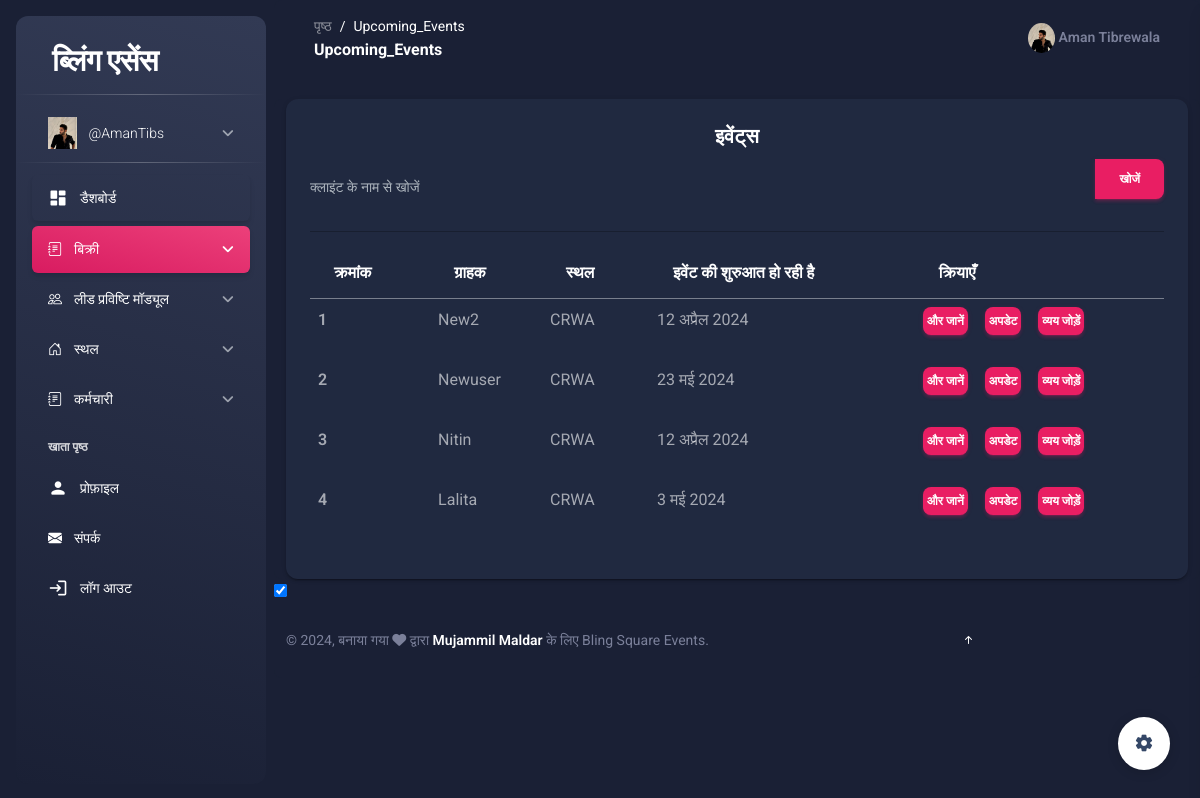
The app's page /Upcoming_Events (signed in) with its own data.
### dashboard/models.py (models this page shows, shortened)
class CustomUser(AbstractUser):
    GENDER_CHOICES = (
        ('male', 'Male'),
        ('female', 'Female'),
    )
    USER_ROLES = (
        ('employee', 'Employee'),
        ('admin', 'Admin'),
        ('hr', 'HR'),
        ('manager', 'Manager'),
        ('intern', 'Intern'),
    )
    category = models.CharField(max_length=20, choices=USER_ROLES, default='employee')
    photo = models.ImageField(upload_to='photos/')
    gender = models.CharField(max_length=6, choices=GENDER_CHOICES)
    dob = models.DateField(default=datetime.date.today)
    joiningdate = models.DateField(default=datetime.date.today)
    address = models.TextField()
    designation = models.CharField(max_length=100)
    mobileno = models.CharField(max_length=11, unique=True)
    active = models.BooleanField(default=True)  # Track active status
    last_activity = models.DateTimeField(auto_now=True)  # Track last activity timestamp

class Event(models.Model):
    STATUS_CHOICES = (
        ('scheduled', 'Scheduled'),
        ('ongoing', 'Ongoing'),
        ('completed', 'Completed'),
        ('cancelled', 'Cancelled'),
    )
    PAYMENT_CHOICES = (
        ('cash', 'Cash'),
        ('cheque', 'Cheque'),
        ('online', 'Online'),
        ('not_yet_decided', 'Not Yet Decided'),
    )
    TYPE_OF_EVENT_CHOICES = (
        ('conference', 'Conference'),
        ('seminar', 'Seminar'),
        ('workshop', 'Workshop'),
        ('meeting', 'Meeting'),
        ('party', 'Party'),
        ('marriage', 'Marriage'),
        ('haldi', 'Haldi'),
        ('mehendi', 'Mehendi'),
        ('baby_shower', 'Baby Shower'),
        ('other', 'Other'),
    )
    client = models.ForeignKey(Client, on_delete=models.CASCADE)
    venue = models.ForeignKey(Venue, on_delete=models.CASCADE)  # Link Event to Venue
    start_date = models.DateField(default=timezone.now)
    end_date = models.DateField(default=timezone.now)
    type_of_event = models.CharField(max_length=50, choices=TYPE_OF_EVENT_CHOICES)
    status = models.CharField(max_length=20, choices=STATUS_CHOICES, default='scheduled')
    mode_of_payment = models.CharField(max_length=20, choices=PAYMENT_CHOICES, default='not_yet')

class Client(models.Model):
    name = models.CharField(max_length=100)
    number = models.BigIntegerField(unique = True)
    email = models.EmailField(unique=True)
    bookings_count = models.PositiveIntegerField(default=0)  # Track number of bookings
    leadperson = models.BooleanField(default=False)

class Venue(models.Model):
    name = models.CharField(max_length=100)
    address = models.TextField(max_length=200)
    capacity = models.PositiveIntegerField()
    def __str__(self):
        return self.name

class UserSettings(models.Model):
    user = models.OneToOneField(CustomUser, on_delete=models.CASCADE)
    data_completion_percentage = models.PositiveIntegerField(default=0)
    selected_theme = models.CharField(max_length=20, choices=settings.THEME_CHOICES, default='light')

### dashboard/sales/sales_views.py (the view)
# urls.py: path('Upcoming_Events', views.upcoming_events, name='upcoming_events'),
@login_required(login_url="/login")
def upcoming_events(request):
    context = {}
    search_query = request.GET.get('q', '').strip()  # Get the search query from the request and remove whitespace
    now = timezone.now().date()  # Get the current date
    search_fields = ['client__name', 'venue__name', 'type_of_event', 'status', 'mode_of_payment']
    query = Q()
    for field in search_fields:
        query |= Q(**{f'{field}__icontains': search_query})
    upcoming_events = Event.objects.filter(query, start_date__gt=now).select_related('client', 'venue')
    context['name'] = 'upcoming events'
    context['events'] = upcoming_events
    context['search_query'] = search_query  # Pass the search query to the template
    return render(request, "all_events.html", context)

### middlewar/theme.py (called while the page is built)
    def __call__(self, request):
        response = self.get_response(request)
        if 'theme' in request.COOKIES:
            theme = request.COOKIES['theme']
            if theme == 'dark':
                response.set_cookie('theme', 'dark')
            else:
                response.set_cookie('theme', 'light')
        else:
            response.set_cookie('theme', 'light')
        return response

### template/all_events.html (shortened to what this page needs)
{% extends 'base.html' %}
{% load static %}
{% load i18n %}
{% block main %}
<main class="main-content position-relative max-height-vh-100 h-100 border-radius-lg " style="text-transform: capitalize;">
    <div class="container mt-4">
        <div class="card recent-sales overflow-auto">
            <div class="card-body">
                <h5 class="card-title text-center">{% trans "Events" %}</h5>
                <form method="get" class="mb-3">
                    <div class="input-group ">
                        <input type="text" class="form-control" name="q" placeholder="{% trans "Search by client name" %}" value="{{ search_query }}">
                        <button type="submit" class="btn btn-primary">{% trans "Search" %}</button>
                    </div>
                    <hr style="height: 1.5px; background: #000;">
                </form>
                <table class="table table-borderless datatable">
                    <thead>
                        <tr>
                            <th scope="col">{% trans "Sr.No" %}</th>
                            <th scope="col">{% trans "Client" %}</th>
                            <th scope="col">{% trans "Venue" %}</th>
                            <th scope="col">{% trans "Event Start On" %}</th>
                            <th scope="col">{% trans "Actions" %}</th>
                        </tr>
                    </thead>
                    <tbody>
                        {% for event in events %}
                        {% if event.client.leadperson == False %}
                        <tr>
                            <th scope="row">{{ forloop.counter }}</th>
                            <td>{{ event.client.name }}</td>
                            <td>{{ event.venue }}</td>
                            <td>{{ event.start_date }}</td>
                            <td>
                                <a href="/event_detail/{{event.id}}/" class="btn btn-primary p-1" style="margin-right: 13px;">{% trans "Know more" %}</a>
                                <a href="/update_event/{{event.id}}" class="btn btn-primary p-1" style="margin-right: 13px;">{% trans "Update" %}</a>
                                <a href="/add_expense/{{event.id}}" class="btn btn-primary p-1">{% trans "Add Expense" %}</a>
                            </td>
                        </tr>
                        {% endif %}
                        {% empty %}
                        <tr>
                            <td colspan="5">{% trans "No events found." %}</td>
                        </tr>
                        {% endfor %}
                    </tbody>
                </table>
            </div>
        </div>
    </div>
</main>
{% endblock main %}

### template/base.html (shortened to what this page needs)
{% include 'header.html' %}
{% include 'aside.html' %}
{% load i18n %}
<main class="main-content position-relative max-height-vh-100 h-100 border-radius-lg ">
    <nav class="navbar navbar-main navbar-expand-lg px-0 mx-4 shadow-none border-radius-xl" id="navbarBlur" data-scroll="true">
      <div class="container-fluid py-1 px-3">
        <nav aria-label="breadcrumb">
          <ol class="breadcrumb bg-transparent mb-0 pb-0 pt-1 px-0 me-sm-6 me-5">
            <li class="breadcrumb-item text-sm"><a class="opacity-5 text-dark" href="javascript:;">{% trans "Pages" %}</a></li>
            <li class="breadcrumb-item text-sm text-dark active" aria-current="page">{{ request.path|cut:"/" }}</li>
          </ol>
          <h6 class="font-weight-bolder mb-0">{{ request.path|cut:"/" }}</h6>
        </nav>
        <div class="collapse navbar-collapse mt-sm-0 mt-2 me-md-0 me-sm-4" id="navbar">
          <ul class="navbar-nav  justify-content-end">
            <li class="nav-item d-flex align-items-center">
              <a href="/profile" class="nav-link text-body font-weight-bold px-0">
                <img src="{{request.user.photo.url}}" alt="" style="height: 30px;border-radius: 50%;">
                <span class="d-sm-inline d-none">{{request.user.first_name}} {{request.user.last_name}} </span>
              </a>
            </li>
          </ul>
        </div>
      </div>
    </nav>
{% block main %}
{% endblock main %}
{% include 'footer2.html' %}
{% include 'footer.html' %}

### template/aside.html (shortened to what this page needs)
{% load static %}
{% load i18n %}
<body class="g-sidenav-show bg-gray-200">
  <aside class="sidenav navbar navbar-vertical navbar-expand-xs border-0 border-radius-xl my-3 fixed-start ms-3 bg-gradient-dark" id="sidenav-main">
     <div class="sidenav-header">
    <a class="navbar-brand m-0" href="/home">
      <h3 class="ms-1 font-weight-bold text-white">{% trans "Bling Essence" %}</h3>
    </a>
  </div>
  <hr class="horizontal light mt-0 mb-2">
  <div class="collapse navbar-collapse  w-auto " id="sidenav-collapse-main">
    <ul class="navbar-nav">
      <li class="nav-item">
        <a class="nav-link collapsed" data-bs-target="#profile-nav" data-bs-toggle="collapse" href="#">
          <div class="text-white text-center me-2 font-weight-bold d-flex align-items-center justify-content-center">
            <img src="{{request.user.photo.url}}" class="navbar-brand-img h-100 width-1" alt="main_logo">
          </div>
          <span class="nav-link-text ms-1"> {{request.user.username}} </span>
        </a>
      </li>
    </ul>
      <ul class="navbar-nav">
        <hr class="horizontal light mt-0 mb-2">
        <li class="nav-item">
          <a class="nav-link text-white active {% if request.path == '/home' %}active bg-gradient-primary {% else %} bg-transparent {% endif %}" href="/home">
            <div class="text-white text-center me-2 d-flex align-items-center justify-content-center">
              <i class="material-icons opacity-10">dashboard</i>
            </div>
            <span class="nav-link-text ms-1">{% trans "Dashboard" %}</span>
          </a>
        </li>
      <ul class="navbar-nav">
        <li class="nav-item">
          <a class="nav-link collapsed {% if request.path == '/Ongoing_Events' or request.path == '/All_Events' or request.path == '/Upcoming_Events' or request.path == '/All_Events' or request.path == '/update_event/<eid>' %}active bg-gradient-primary{% endif %}" data-bs-target="#sales-nav" data-bs-toggle="collapse" href="#">
            <div class="text-white text-center me-2 font-weight-bold d-flex align-items-center justify-content-center">
                <i class="bi bi-journal-text"></i>
                </div>
                <span class="nav-link-text ms-1">{% trans "Sales" %}</span>
            </a>
        </li>
    </ul>
    <ul class="navbar-nav">
      <li class="nav-item">
          <a class="nav-link collapsed " data-bs-target="#lead-nav" data-bs-toggle="collapse" href="#">
              <div class="text-white text-center me-2 font-weight-bold d-flex align-items-center justify-content-center">
                <i class="bi bi-people"></i>
              </div>
              <span class="nav-link-text ms-1">{% trans "Lead Entry Module" %}</span>
          </a>
      </li>
  </ul>
  <ul class="navbar-nav">
    <li class="nav-item">
      <a class="nav-link collapsed {% if request.path == '/add_venue/' or request.path == '/venue_list/' %}active bg-gradient-primary{% endif %}" data-bs-target="#venue-nav" data-bs-toggle="collapse" href="#">
        <div class="text-white text-center me-2 font-weight-bold d-flex align-items-center justify-content-center">
          <i class="bi bi-house-door"></i>
        </div>
        <span class="nav-link-text ms-1">{% trans "Venue" %}</span>
      </a>
    </li>
  </ul>
  <ul class="navbar-nav">
    <li class="nav-item">
      <a class="nav-link collapsed " data-bs-target="#staff-nav" data-bs-toggle="collapse" href="#">
        <div class="text-white text-center me-2 font-weight-bold d-flex align-items-center justify-content-center">
            <i class="bi bi-journal-text"></i>
            </div>
            <span class="nav-link-text ms-1">{% trans "Staff" %}</span>
        </a>
    </li>
</ul>
      <li class="nav-item mt-3">
        <h6 class="ps-4 ms-2 text-uppercase text-xs text-white font-weight-bolder opacity-8">{% trans "Account pages" %}</h6>
      </li>
      <li class="nav-item">
        <a class="nav-link text-white {% if request.path == '/profile/' %}active bg-gradient-primary {% else %} bg-transparent   {% endif %}" href="/profile">
          <div class="text-white text-center me-2 d-flex align-items-center justify-content-center">
            <i class="material-icons opacity-10">person</i>
          </div>
          <span class="nav-link-text ms-1">{% trans "Profile" %}</span>
        </a>
      </li>
      <li class="nav-item">
        <a class="nav-link text-white {% if request.path == '/problemreport/' %}active bg-gradient-primary {% else %} bg-transparent   {% endif %}" href="/problemreport/">
          <div class="text-white text-center me-2 d-flex align-items-center justify-content-center">
            <i class="bi bi-envelope-fill"></i>
          </div>
          <span class="nav-link-text ms-1">{% trans "Contact" %}</span>
        </a>
      </li>
      <li class="nav-item">
        <a class="nav-link text-white " href="/logout">
          <div class="text-white text-center me-2 d-flex align-items-center justify-content-center">
            <i class="material-icons opacity-10">login</i>
          </div>
          <span class="nav-link-text ms-1">{% trans "Logout" %}</span>
        </a>
      </li>
    </ul>
  </div>
</aside>

### template/footer2.html (shortened to what this page needs)
<div class="fixed-plugin">
  <a class="fixed-plugin-button text-dark position-fixed px-3 py-2">
    <i class="material-icons py-2">settings</i>
  </a>
</div>
<input type="checkbox" id="theme-toggle" {% if request.session.theme == 'dark' %}checked{% endif %}>

### records on screen
CustomUser: user.photo (picture), user.username "@AmanTibs", user.first_name "Aman", user.last_name "Tibrewala"
Event: client.name "New2", venue "CRWA", start_date "12 अप्रैल 2024"
Event: client.name "Newuser", venue "CRWA", start_date "23 मई 2024"
Event: client.name "Nitin", venue "CRWA", start_date "12 अप्रैल 2024"
Event: client.name "Lalita", venue "CRWA", start_date "3 मई 2024"
UserSettings: selected_theme "☑"

### other values on screen
{{ request.path|cut:"/" }} "Upcoming_Events"
